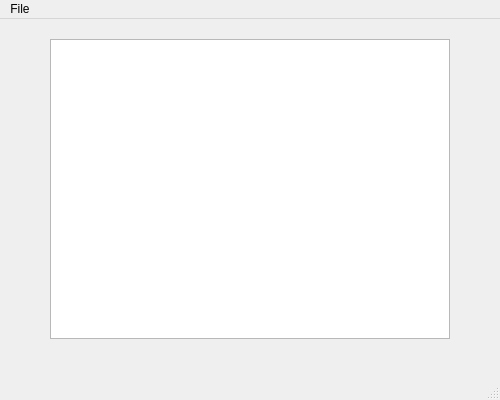
<?xml version="1.0" encoding="UTF-8"?>
<ui version="4.0">
 <class>MainWindow</class>
 <widget class="QMainWindow" name="MainWindow">
  <property name="geometry">
   <rect>
    <x>0</x>
    <y>0</y>
    <width>500</width>
    <height>400</height>
   </rect>
  </property>
  <property name="windowTitle">
   <string>MainWindow</string>
  </property>
  <widget class="QWidget" name="centralwidget">
   <widget class="QGraphicsView" name="graphicsView">
    <property name="geometry">
     <rect>
      <x>50</x>
      <y>20</y>
      <width>400</width>
      <height>300</height>
     </rect>
    </property>
   </widget>
   <widget class="QWidget" name="verticalLayoutWidget">
    <property name="geometry">
     <rect>
      <x>49</x>
      <y>490</y>
      <width>701</width>
      <height>67</height>
     </rect>
    </property>
    <layout class="QVBoxLayout" name="verticalLayout">
     <item>
      <layout class="QHBoxLayout" name="horizontalLayout">
       <item>
        <widget class="QLabel" name="r_label">
         <property name="text">
          <string>R:</string>
         </property>
        </widget>
       </item>
       <item>
        <widget class="QLineEdit" name="r_lineEdit"/>
       </item>
       <item>
        <widget class="QLabel" name="g_label">
         <property name="text">
          <string>G:</string>
         </property>
        </widget>
       </item>
       <item>
        <widget class="QLineEdit" name="g_lineEdit"/>
       </item>
       <item>
        <widget class="QLabel" name="b_label">
         <property name="text">
          <string>B:</string>
         </property>
        </widget>
       </item>
       <item>
        <widget class="QLineEdit" name="b_lineEdit"/>
       </item>
      </layout>
     </item>
     <item>
      <layout class="QVBoxLayout" name="verticalLayout_2">
       <item>
        <widget class="QPushButton" name="applyButton">
         <property name="text">
          <string>Apply</string>
         </property>
        </widget>
       </item>
      </layout>
     </item>
    </layout>
   </widget>
  </widget>
  <widget class="QMenuBar" name="menubar">
   <property name="geometry">
    <rect>
     <x>0</x>
     <y>0</y>
     <width>500</width>
     <height>18</height>
    </rect>
   </property>
   <widget class="QMenu" name="menuFile">
    <property name="title">
     <string>File</string>
    </property>
    <addaction name="actionOpen"/>
    <addaction name="separator"/>
    <addaction name="actionExit"/>
   </widget>
   <addaction name="menuFile"/>
  </widget>
  <widget class="QStatusBar" name="statusbar"/>
  <action name="actionOpen">
   <property name="text">
    <string>Open</string>
   </property>
   <property name="statusTip">
    <string>Opens new image file</string>
   </property>
   <property name="shortcut">
    <string>Ctrl+O</string>
   </property>
  </action>
  <action name="actionExit">
   <property name="text">
    <string>Exit</string>
   </property>
   <property name="shortcut">
    <string>Ctrl+X</string>
   </property>
  </action>
 </widget>
 <resources/>
 <connections/>
</ui>
